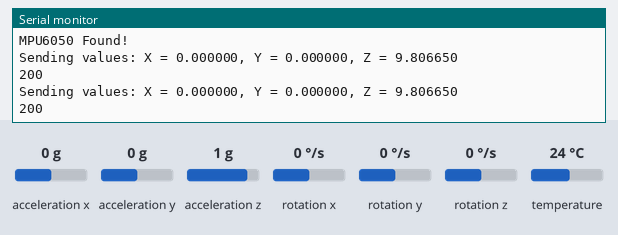
Bench run of a sketch on a simulated ESP32. On the bench: the last lines printed to the serial monitor. Inputs (shaded band) come from the test bench; at power-on: acceleration x 0 g, acceleration y 0 g, acceleration z 1 g, rotation x 0 °/s, rotation y 0 °/s, rotation z 0 °/s, temperature 24 °C. WiFi joins after 1.5 s; servers stay silent unless stated; uploads are accepted with an empty reply.

Above: at 3.2 s.
3.3 s: acceleration x set to -1.4 g
At 3.57 s:
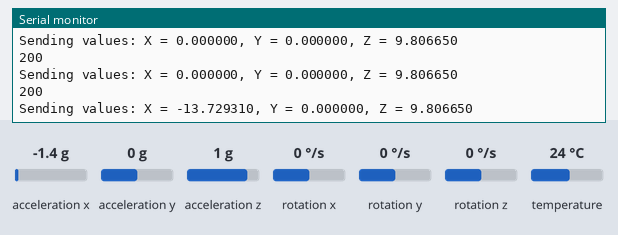
4.8 s: acceleration y set to -1.4 g
At 5.4 s:
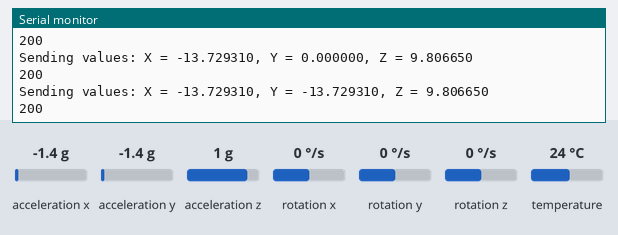
6.3 s: acceleration z set to -1.4 g
At 7.5 s:
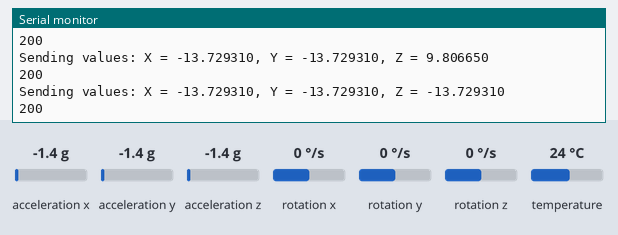

Measured:
- after the input at 3.3 s, the serial monitor: prints a new line after 0.11 s (image 1)
- after the input at 4.8 s, the serial monitor: prints a new line at once (image 2)
- after the input at 6.3 s, the serial monitor: prints a new line after 0.63 s (image 3)

The sketch:

osiloscopio_avion.ino
```cpp
#include <Wire.h>
#include <Adafruit_MPU6050.h>
#include <Adafruit_Sensor.h>
#include <WiFi.h>
#include <HTTPClient.h>

Adafruit_MPU6050 mpu;

const char* ssid = "user";         // Reemplaza con tu SSID
const char* password = "0312484177"; // Reemplaza con tu contraseña
const char* serverName = "http://192.168.137.173:3002/api/values";

void setup() {
  Serial.begin(115200);
  WiFi.begin(ssid, password);
  while (WiFi.status() != WL_CONNECTED) {
    delay(1000);
    Serial.println("Connecting to WiFi...");
  }
  Serial.println("Connected to WiFi");

  if (!mpu.begin()) {
    Serial.println("Failed to find MPU6050 chip");
    while (1) {
      delay(10);
    }
  }
  Serial.println("MPU6050 Found!");
  mpu.setAccelerometerRange(MPU6050_RANGE_8_G);
  mpu.setGyroRange(MPU6050_RANGE_500_DEG);
  mpu.setFilterBandwidth(MPU6050_BAND_21_HZ);
}

void loop() {
  if (WiFi.status() == WL_CONNECTED) {
    sensors_event_t a, g, temp;
    mpu.getEvent(&a, &g, &temp);

    // Construir la URL con los parámetros de consulta
    String url = serverName;
    url += "?x=" + String(a.acceleration.x, 6); // 6 dígitos de precisión
    url += "&y=" + String(a.acceleration.y, 6);
    url += "&z=" + String(a.acceleration.z, 6);

    // Imprimir los valores que se van a enviar
    Serial.print("Sending values: ");
    Serial.print("X = ");
    Serial.print(a.acceleration.x, 6);
    Serial.print(", Y = ");
    Serial.print(a.acceleration.y, 6);
    Serial.print(", Z = ");
    Serial.println(a.acceleration.z, 6);

    HTTPClient http;
    http.begin(url);

    int httpResponseCode = http.GET();

    if (httpResponseCode > 0) {
      String response = http.getString();
      Serial.println(httpResponseCode);
      Serial.println(response);
    } else {
      Serial.print("Error on sending GET: ");
      Serial.println(httpResponseCode);
    }

    http.end();
  } else {
    Serial.println("WiFi Disconnected");
  }

  delay(500); // Espera 500 ms antes de volver a leer los datos y enviarlos
}
```
